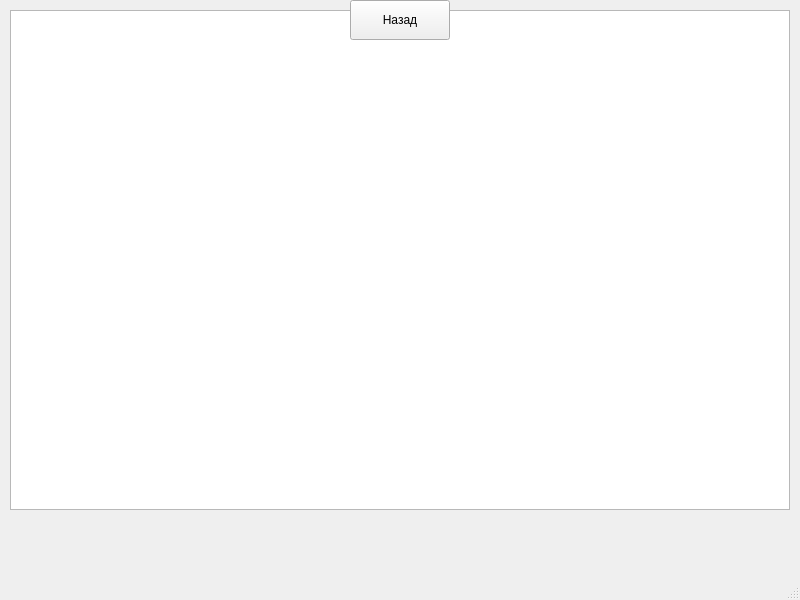
<?xml version="1.0" encoding="UTF-8"?>
<ui version="4.0">
 <class>SalesAnalyticsForm</class>
 <widget class="QMainWindow" name="SalesAnalyticsForm">
  <property name="geometry">
   <rect>
    <x>0</x>
    <y>0</y>
    <width>800</width>
    <height>600</height>
   </rect>
  </property>
  <property name="windowTitle">
   <string>Аналитика продаж</string>
  </property>
  <widget class="QWidget" name="centralwidget">
   <widget class="QTableView" name="tableView">
    <property name="geometry">
     <rect>
      <x>10</x>
      <y>10</y>
      <width>780</width>
      <height>500</height>
     </rect>
    </property>
   </widget>
   <widget class="QPushButton" name="back_button">
    <property name="geometry">
     <rect>
      <x>350</x>
      <x>520</x>
      <width>100</width>
      <height>40</height>
     </rect>
    </property>
    <property name="text">
     <string>Назад</string>
    </property>
   </widget>
  </widget>
  <widget class="QMenuBar" name="menubar"/>
  <widget class="QStatusBar" name="statusbar"/>
 </widget>
 <resources/>
 <connections/>
</ui>
